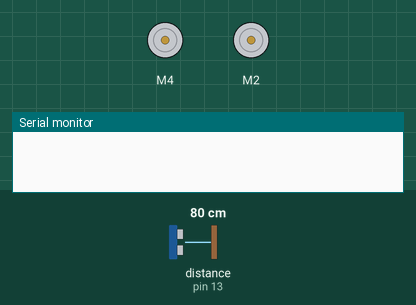
A sketch run on a simulated Arduino Uno, built with avr-gcc and run on an emulated ATmega328P. Shown: 2 × DC motor (green arrow = forward, orange = backward, longer = faster), the last lines printed to the serial monitor. Wiring (inferred from the names in the program): ultrasonic range finder: trigger pin 12; echo pin 13. The inputs (shaded band) are chosen by the test bench; at power-on: distance to the obstacle (sensor on pin 13) 80 cm. The echo pulse lasts 58.3 µs per cm.

Above: at 1.2 s.
1.3 s: distance to the obstacle (sensor on pin 13) set to 54 cm
2.8 s: distance to the obstacle (sensor on pin 13) set to 46 cm
At 3.8 s:
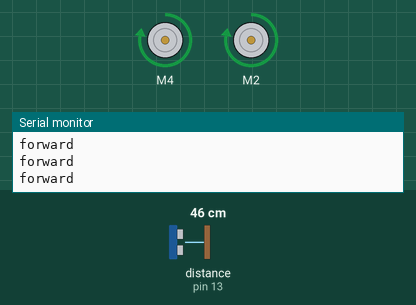
Timing chart, 0 to 5.8 s (numbered marks = the images above; inputs shaded):
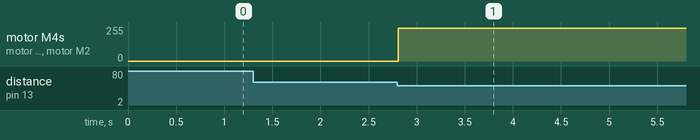

The sketch:

TEST.ino
```cpp
#include <AFMotor.h>
#define trigPin 12
#define echoPin 13
int duration,distance;
AF_DCMotor L(4);
AF_DCMotor R(2);
void setup()
{
  pinMode(trigPin, OUTPUT);
  pinMode(echoPin, INPUT);
  Serial.begin(115200);
}
void loop()
{
  digitalWrite(trigPin, HIGH);
  delayMicroseconds(900);
  digitalWrite(trigPin, LOW);
  duration = pulseIn(echoPin, HIGH);
  distance = (duration/2) / 29.5;
  if(distance<50&&distance>10)
{

      L.run(FORWARD);
      L.setSpeed(500);
      R.run(FORWARD);
      R.setSpeed(500);

      Serial.print("\nforward");
}

/*else
    {
      Serial.print("\nturning");

      L.run(BACKWARD);
      L.setSpeed(300);
      R.run(FORWARD);
      R.setSpeed(300);

      delay(1000);

      L.setSpeed(0);
      R.setSpeed(0);

    }
*/}
```

Measured:
- the behaviour switches between 51 and 50 cm on distance to the obstacle (sensor on pin 13) (found by bisection; images 0 and 1)
- after the input at 1.3 s, every drawn part: stays the same
- after the input at 2.8 s, motor M4, motor M2: stopped → forward 244/255 at once
